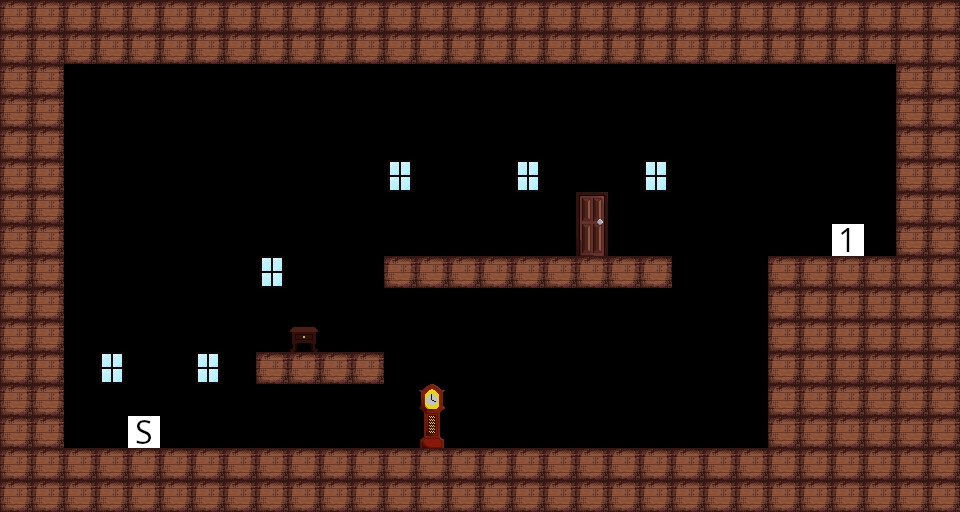

Below is a game level as drawn by its tile map, then a one-line description and the .tmx file that defines it, in full:
An orthogonal 30x16 tile map with 32x32 px tiles, 1 tile layer (Tile Layer 1).

<map version="1.10" tiledversion="1.10.2" orientation="orthogonal" renderorder="right-down" width="30" height="16" tilewidth="32" tileheight="32" infinite="0" nextlayerid="2" nextobjectid="1">
 <editorsettings>
  <export target="../assets/levels/Level1.csv" format="csv" />
 </editorsettings>
 <tileset firstgid="1" source="tiles.tsx" />
 <layer id="1" name="Tile Layer 1" width="30" height="16">
  <data encoding="csv">
2,2,2,2,2,2,2,2,2,2,2,2,2,2,2,2,2,2,2,2,2,2,2,2,2,2,2,2,2,2,
2,2,2,2,2,2,2,2,2,2,2,2,2,2,2,2,2,2,2,2,2,2,2,2,2,2,2,2,2,2,
2,2,0,0,0,0,0,0,0,0,0,0,0,0,0,0,0,0,0,0,0,0,0,0,0,0,0,0,2,2,
2,2,0,0,0,0,0,0,0,0,0,0,0,0,0,0,0,0,0,0,0,0,0,0,0,0,0,0,2,2,
2,2,0,0,0,0,0,0,0,0,0,0,0,0,0,0,0,0,0,0,0,0,0,0,0,0,0,0,2,2,
2,2,0,0,0,0,0,0,0,0,0,0,23,0,0,0,23,0,0,0,23,0,0,0,0,0,0,0,2,2,
2,2,0,0,0,0,0,0,0,0,0,0,0,0,0,0,0,0,0,0,0,0,0,0,0,0,0,0,2,2,
2,2,0,0,0,0,0,0,0,0,0,0,0,0,0,0,0,0,24,0,0,0,0,0,0,0,101,0,2,2,
2,2,0,0,0,0,0,0,23,0,0,0,2,2,2,2,2,2,2,2,2,0,0,0,2,2,2,2,2,2,
2,2,0,0,0,0,0,0,0,0,0,0,0,0,0,0,0,0,0,0,0,0,0,0,2,2,2,2,2,2,
2,2,0,0,0,0,0,0,0,21,0,0,0,0,0,0,0,0,0,0,0,0,0,0,2,2,2,2,2,2,
2,2,0,23,0,0,23,0,2,2,2,2,0,0,0,0,0,0,0,0,0,0,0,0,2,2,2,2,2,2,
2,2,0,0,0,0,0,0,0,0,0,0,0,0,0,0,0,0,0,0,0,0,0,0,2,2,2,2,2,2,
2,2,0,0,6,0,0,0,0,0,0,0,0,25,0,0,0,0,0,0,0,0,0,0,2,2,2,2,2,2,
2,2,2,2,2,2,2,2,2,2,2,2,2,2,2,2,2,2,2,2,2,2,2,2,2,2,2,2,2,2,
2,2,2,2,2,2,2,2,2,2,2,2,2,2,2,2,2,2,2,2,2,2,2,2,2,2,2,2,2,2
</data>
 </layer>
</map>
